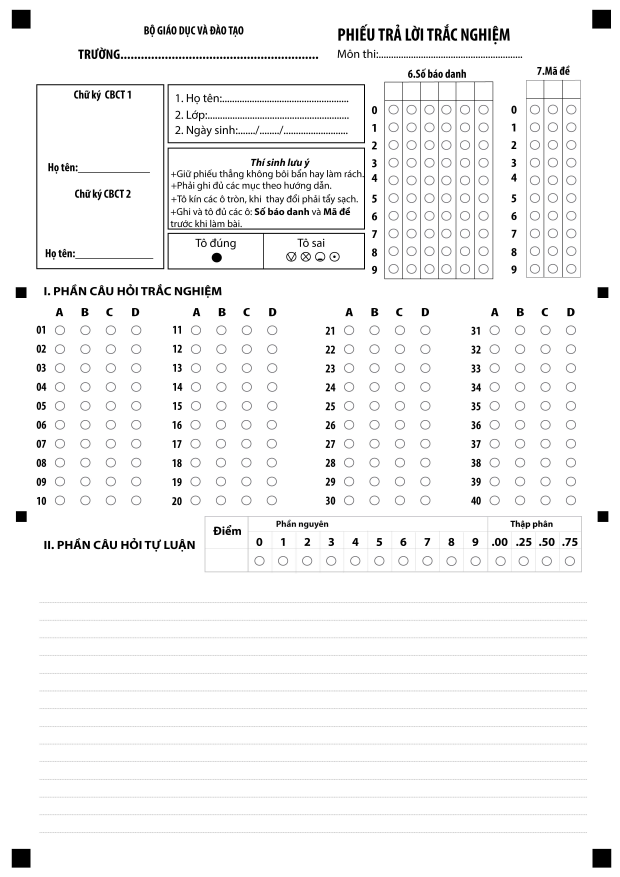
#> input picture data/evaluation/unseen_templates/raw/unseen_omr_01.jpg, 2480 x 3507 px (shown at 1/4 size)
$ python -i standardize_dataset.py   (imports and definitions only)
#> lines starting #> are read from the running program, lines starting #| are printed output that depends on the picture; after the words box and inside, x2 and y2 are one past the last pixel; in counts of white or black regions, pixels touching at a corner belong together
"""
Standardize exam-sheet photos for YOLO annotation and OMR processing.

Drop raw phone photos into:  data/input/
Run:  python ai/standardization/standardize_dataset.py
Outputs appear in:  data/standardized/

Four outputs per image:
  corrected/   perspective-corrected color A4 image
  readable/    grayscale + enhanced contrast, used for YOLO / Roboflow
  binary/      adaptive threshold, used for OMR bubble detection
  debug/       original image with detected contour and method label

Three detection methods tried in order:
  markers    — finds the 4 black corner registration squares (most robust)
  paper_mask — finds the bright paper area against the background
  edges      — edge-based page boundary (last resort before fallback)
  fallback   — simple crop + resize if all detection methods fail
"""

from pathlib import Path
import argparse
import cv2
import numpy as np


A4_WIDTH  = 1240
A4_HEIGHT = 1754

_PROJECT_ROOT = Path(__file__).resolve().parent.parent.parent
DEFAULT_INPUT  = str(_PROJECT_ROOT / "data" / "input")
DEFAULT_OUTPUT = str(_PROJECT_ROOT / "data" / "standardized")


# ── Geometry helpers ───────────────────────────────────────────────────────────

def order_points(pts):
    """Order 4 points as: top-left, top-right, bottom-right, bottom-left."""
    pts = pts.reshape(4, 2).astype("float32")
    ordered = np.zeros((4, 2), dtype="float32")
    s = pts.sum(axis=1)
    d = np.diff(pts, axis=1).ravel()
    ordered[0] = pts[np.argmin(s)]   # TL
    ordered[2] = pts[np.argmax(s)]   # BR
    ordered[1] = pts[np.argmin(d)]   # TR
    ordered[3] = pts[np.argmax(d)]   # BL
    return ordered


def resize_for_processing(image, max_width=1600):
    """Downscale large images for faster detection. Returns (resized, scale)."""
    h, w = image.shape[:2]
    if w <= max_width:
        return image.copy(), 1.0
    scale = max_width / w
    resized = cv2.resize(image, (int(w * scale), int(h * scale)), interpolation=cv2.INTER_AREA)
    return resized, scale


def quad_rectangularity(pts):
    """
    Return the maximum interior-angle deviation from 90° across all 4 corners.
    A perfect rectangle scores 0. A badly skewed quad scores high (up to ~90).
    """
    pts = order_points(pts.reshape(4, 2))
    max_err = 0.0
    for i in range(4):
        p_prev = pts[(i - 1) % 4]
        p_curr = pts[i]
        p_next = pts[(i + 1) % 4]
        v1 = p_prev - p_curr
        v2 = p_next - p_curr
        norm = np.linalg.norm(v1) * np.linalg.norm(v2)
        if norm < 1e-6:
            return 90.0
        cos_a = np.clip(np.dot(v1, v2) / norm, -1.0, 1.0)
        angle = np.degrees(np.arccos(cos_a))
        max_err = max(max_err, abs(angle - 90.0))
    return max_err


def is_valid_page_quad(pts, image_shape, min_area_ratio=0.30, max_angle_err=30.0):
    """
    Check whether 4 points form a plausible full-page quadrilateral.
    Returns (valid: bool, score: float).
    Rejects quads where any interior angle deviates from 90° by more than max_angle_err,
    or where opposite edges differ by more than 1.8x (extreme perspective / wrong contour).
    """
    ih, iw = image_shape[:2]
    pts = order_points(pts.reshape(4, 2))   # ensure non-self-intersecting winding
    area = cv2.contourArea(pts)
    ratio = area / (iw * ih)
    if ratio < min_area_ratio:
        return False, 0.0
    _, _, w, h = cv2.boundingRect(pts.astype(np.int32))
    if w == 0 or h == 0:
        return False, 0.0
    ar = w / h
    a4 = A4_WIDTH / A4_HEIGHT
    err = min(abs(ar - a4), abs(ar - 1 / a4))
    if err > 0.55:
        return False, 0.0
    angle_err = quad_rectangularity(pts)
    if angle_err > max_angle_err:
        return False, 0.0
    # Reject quads where opposite edges differ by more than 1.8x.
    # A valid perspective shot from a reasonable angle has top/bottom and
    # left/right edges within ~1.5x of each other.  Larger ratios indicate
    # a wrong contour (e.g. desk included, or one corner at the image edge).
    tl, tr, br, bl = pts[0], pts[1], pts[2], pts[3]
    top_w   = float(np.linalg.norm(tr - tl))
    bot_w   = float(np.linalg.norm(br - bl))
    left_h  = float(np.linalg.norm(bl - tl))
    right_h = float(np.linalg.norm(br - tr))
    if top_w > 0 and bot_w > 0 and max(top_w / bot_w, bot_w / top_w) > 1.8:
        return False, 0.0
    if left_h > 0 and right_h > 0 and max(left_h / right_h, right_h / left_h) > 1.8:
        return False, 0.0
    return True, ratio - err * 0.5 - angle_err * 0.01


# ── Detection method 1: registration markers ──────────────────────────────────

def find_page_by_markers(image):
    """
    Detect the 4 solid black squares printed near each corner of the exam sheet.

    These registration markers are the most distinctive feature on every sheet
    layout. Detecting them directly gives more precise corner alignment than
    looking at the overall page boundary.

    Returns (contour, "markers") or (None, reason_string).
    """
    resized, scale = resize_for_processing(image, max_width=1600)
    gray = cv2.cvtColor(resized, cv2.COLOR_BGR2GRAY)
    h, w = resized.shape[:2]

    # Threshold at 120: captures markers that appear dark gray in photos taken
    # under bright or uneven lighting (where solid black squares scan as ~100-120).
    # This is safe because pencil-filled bubbles are ~140-180 gray and still excluded.
    _, dark = cv2.threshold(gray, 120, 255, cv2.THRESH_BINARY_INV)

    # Use a 2x2 kernel — 3x3 erodes small markers (20–30px wide) too aggressively.
    k = cv2.getStructuringElement(cv2.MORPH_RECT, (2, 2))
    dark = cv2.morphologyEx(dark, cv2.MORPH_OPEN, k)

    contours, _ = cv2.findContours(dark, cv2.RETR_EXTERNAL, cv2.CHAIN_APPROX_SIMPLE)
    if not contours:
        return None, "markers_no_dark_blobs"

    candidates = []
    for cnt in contours:
        area = cv2.contourArea(cnt)
        # Markers can be as small as 15x15px on compressed images, or as large
        # as ~245x245px when the sheet fills the frame in a close-up phone shot.
        if area < 150 or area > 60000:
            continue
        bx, by, bw, bh = cv2.boundingRect(cnt)
        if bh == 0:
            continue
        if not (0.4 < bw / bh < 2.5):          # square-ish
            continue
        if area / (bw * bh) < 0.65:            # solid fill (not hollow)
            continue
        candidates.append((bx + bw / 2, by + bh / 2))

    if len(candidates) < 4:
        return None, f"markers_only_{len(candidates)}_found"

    # Pick the registration marker in the outer 25% zone near each corner.
    # Corner registration markers are always very close to the sheet edge.
    # Internal section-separator squares (same dark-square appearance) live
    # in the interior (30–70% of the image) and must not be selected.
    # If any corner zone has no candidate, fall through to the next method.
    # Order: TL → TR → BR → BL (clockwise) so the polygon is non-self-intersecting.
    ef = 0.25  # edge fraction: search within 25% of each corner
    corner_zones = [
        (0,         0,         w * ef,     h * ef,     0, 0),   # TL
        (w*(1-ef),  0,         w,          h * ef,     w, 0),   # TR
        (w*(1-ef),  h*(1-ef),  w,          h,          w, h),   # BR
        (0,         h*(1-ef),  w * ef,     h,          0, h),   # BL
    ]

    corners = []
    for zx1, zy1, zx2, zy2, rx, ry in corner_zones:
        in_zone = [(cx, cy) for cx, cy in candidates if zx1 <= cx < zx2 and zy1 <= cy < zy2]
        if not in_zone:
            return None, "markers_not_in_corner_zone"
        best = min(in_zone, key=lambda p: (p[0] - rx) ** 2 + (p[1] - ry) ** 2)
        corners.append(best)

    # Validate that opposite edges are consistent length (within 20%).
    tl, tr, br, bl = [np.array(c) for c in corners]
    top_w   = float(np.linalg.norm(tr - tl))
    bot_w   = float(np.linalg.norm(br - bl))
    left_h  = float(np.linalg.norm(bl - tl))
    right_h = float(np.linalg.norm(br - tr))
    if top_w > 0 and bot_w > 0 and abs(top_w / bot_w - 1) > 0.20:
        return None, "markers_skewed_edges"
    if left_h > 0 and right_h > 0 and abs(left_h / right_h - 1) > 0.20:
        return None, "markers_skewed_edges"

    # Expand slightly outward so the page content beyond the markers is included.
    # Markers are typically 5–10 mm inside the page edge; 4% of image size covers that.
    cx_page = sum(c[0] for c in corners) / 4
    cy_page = sum(c[1] for c in corners) / 4
    margin = 0.04
    corners = [
        (cx + (cx - cx_page) * margin, cy + (cy - cy_page) * margin)
        for cx, cy in corners
    ]

    pts = (np.array(corners, dtype=np.float32) / scale).reshape(4, 1, 2)
    valid, _ = is_valid_page_quad(pts, image.shape, min_area_ratio=0.25)
    if not valid:
        return None, "markers_invalid_quad"

    return pts, "markers"


# ── Detection method 2: bright paper region ───────────────────────────────────

# [68 lines left out: functions find_page_by_paper_mask, find_page_by_edges, not called in this run]


# ── Detection orchestration ───────────────────────────────────────────────────

def find_page_contour(image):
    """
    Try all detection methods in order of reliability.
    Returns (contour_or_None, method_string).
    """
    for fn in (find_page_by_markers, find_page_by_paper_mask, find_page_by_edges):
        contour, method = fn(image)
        if contour is not None:
            return contour, method
    return None, "fallback"


# ── Image transformation ──────────────────────────────────────────────────────

def perspective_correct(image, contour):
    """Warp the detected page quad to a fixed A4-proportioned canvas."""
    src = order_points(contour)
    dst = np.array([
        [0,          0          ],
        [A4_WIDTH-1, 0          ],
        [A4_WIDTH-1, A4_HEIGHT-1],
        [0,          A4_HEIGHT-1],
    ], dtype="float32")
    M = cv2.getPerspectiveTransform(src, dst)
    return cv2.warpPerspective(image, M, (A4_WIDTH, A4_HEIGHT))


def fill_warp_artifacts(image):
    """
    Fill black corner triangles introduced by perspective warping with white.

    warpPerspective leaves black (0,0,0) pixels where the warped quad does not
    cover the output canvas. These confuse YOLO and adaptive thresholding.
    Only regions connected to the actual image corners are affected.
    """
    h, w = image.shape[:2]
    result = image.copy()
    fill_mask = np.zeros((h + 2, w + 2), dtype=np.uint8)

    for seed_x, seed_y in [(0, 0), (w - 1, 0), (0, h - 1), (w - 1, h - 1)]:
        if np.all(result[seed_y, seed_x] < 25):
            cv2.floodFill(result, fill_mask, (seed_x, seed_y),
                          (255, 255, 255), (25, 25, 25), (25, 25, 25))
    return result


# [11 lines left out: function fallback_resize, not called in this run]


# ── Image enhancement ─────────────────────────────────────────────────────────

def create_readable_image(corrected):
    """
    Produces a scan-like grayscale image: white background, dark marks, crisp text.
    Used for YOLO input and Roboflow annotation.

    Pipeline:
    1. Background normalization — downsample → large Gaussian → upsample gives a
       smooth estimate of the slow illumination gradient from phone-camera lighting.
       Dividing by this estimate maps paper → 255 and ink → proportionally darker,
       equivalent to a flatbed scanner's illumination normalization.
    2. CLAHE cleans up any residual local contrast variation.
    3. Unsharp mask keeps bubble circles and text edges crisp.
    """
    gray = cv2.cvtColor(corrected, cv2.COLOR_BGR2GRAY)

    # Background estimation: resize to 10%, dilate to fill dark content (bubbles,
    # text, markers), then blur.  Dilation takes the local maximum so dark ink
    # pixels are replaced by surrounding paper brightness before blurring.
    # Without dilation the blur tracks content density — regions with many filled
    # bubbles get a falsely low bg estimate and normalise to white.
    small = cv2.resize(gray, (0, 0), fx=0.1, fy=0.1, interpolation=cv2.INTER_AREA)
    # 9×9 kernel at 10% scale covers features up to ~45px at full scale —
    # large enough for bubbles (4–22px radius) and registration markers.
    k9 = cv2.getStructuringElement(cv2.MORPH_RECT, (9, 9))
    bg_small = cv2.GaussianBlur(cv2.dilate(small, k9), (0, 0), 10)
    bg = cv2.resize(bg_small, (gray.shape[1], gray.shape[0]), interpolation=cv2.INTER_LINEAR)
    bg = np.maximum(bg, 30)  # floor prevents division by ~0 in very dark corners

    normalized = np.clip(
        gray.astype(np.float32) / bg.astype(np.float32) * 255, 0, 255
    ).astype(np.uint8)

    # CLAHE first: amplifies local contrast before gamma.
    # In low-contrast phone photos the circle outlines may be only 5-10 gray
    # levels below the paper background after normalisation — gamma alone cannot
    # recover that.  CLAHE in small tiles stretches the local histogram so those
    # tiny differences become clearly visible, then gamma darkens the result.
    clahe = cv2.createCLAHE(clipLimit=3.0, tileGridSize=(8, 8))
    clahe_out = clahe.apply(normalized)

    # Gamma > 1: push contrasted midtones to clearly dark values.
    # With CLAHE having already spread the local range, gamma=2.0 is enough.
    gamma = 2.0
    gamma_table = np.array(
        [int(((i / 255.0) ** gamma) * 255 + 0.5) for i in range(256)], dtype=np.uint8
    )
    enhanced = cv2.LUT(clahe_out, gamma_table)

    blur = cv2.GaussianBlur(enhanced, (0, 0), 2.0)
    sharpened = cv2.addWeighted(enhanced, 1.5, blur, -0.5, 0)

    return np.clip(sharpened, 0, 255).astype(np.uint8)


def create_binary_image(readable):
    """
    Adaptive threshold for OMR bubble detection.

    Smaller block size (25 vs 31) and lower C (10 vs 15) give tighter,
    cleaner boundaries around filled bubbles.
    Morphological opening removes isolated noise pixels.
    """
    binary = cv2.adaptiveThreshold(
        readable, 255,
        cv2.ADAPTIVE_THRESH_GAUSSIAN_C,
        cv2.THRESH_BINARY,
        25,
        10,
    )
    k = cv2.getStructuringElement(cv2.MORPH_RECT, (2, 2))
    binary = cv2.morphologyEx(binary, cv2.MORPH_OPEN, k)
    return binary


# ── Debug visualization ───────────────────────────────────────────────────────

def draw_debug_image(image, contour, method):
    """Draw the detected page boundary and method name on the original image."""
    debug = image.copy()
    color = (0, 210, 0) if method != "fallback" else (0, 60, 255)
    if contour is not None:
        cv2.drawContours(debug, [contour.astype(np.int32)], -1, color, 8)
    cv2.putText(debug, f"[{method.upper()}]", (40, 90),
                cv2.FONT_HERSHEY_SIMPLEX, 1.6, color, 4, cv2.LINE_AA)
    return debug


# ── Per-image and batch orchestration ────────────────────────────────────────

def standardize_single_image(image_path, output_dirs, skip_existing=False):
    """
    Process one image end-to-end.
    Returns the detection method used, or 'skipped' / 'error'.
    """
#> called with output_dirs = 'out.png', skip_existing = False
    base = Path(image_path).stem

    if skip_existing and (output_dirs["readable"] / f"{base}_readable.png").exists():
        return "skipped"

    image = cv2.imread(str(image_path))
#> image is the input picture: shape (3507, 2480, 3); mean B, G, R 245.5, 245.4, 245.4
    if image is None:
        print(f"  [ERROR        ] Cannot read: {image_path.name}")
        return "error"

    contour, method = find_page_contour(image)
#> the loop in find_page_contour, `for fn in (find_page_by_markers, find_page_by_paper_mask, find_page_by..` made 1 pass
#> pass 1, in find_page_by_markers, `_, dark = cv2.threshold(gray, 120, 255, cv2.THRESH_BINARY_INV)`:
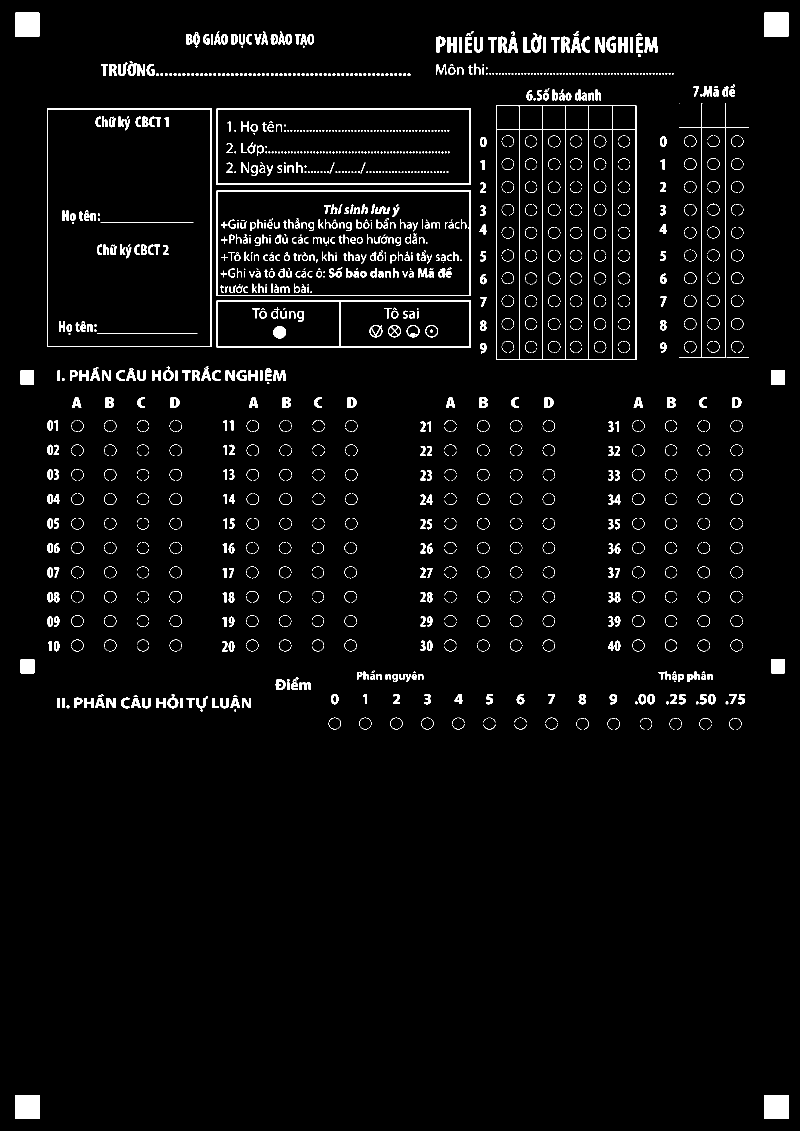
#> dark: shape (2262, 1600) (shown at 1/2 size); 3.2% white; 2457 white regions (1708 under 20 px), largest, box (x1, y1, x2, y2) and area: (992, 210, 1273, 720) 4926, (94, 217, 424, 694) 4010, (433, 217, 942, 370) 3789
#> pass 1, in find_page_by_markers, `dark = cv2.morphologyEx(dark, cv2.MORPH_OPEN, k)`:
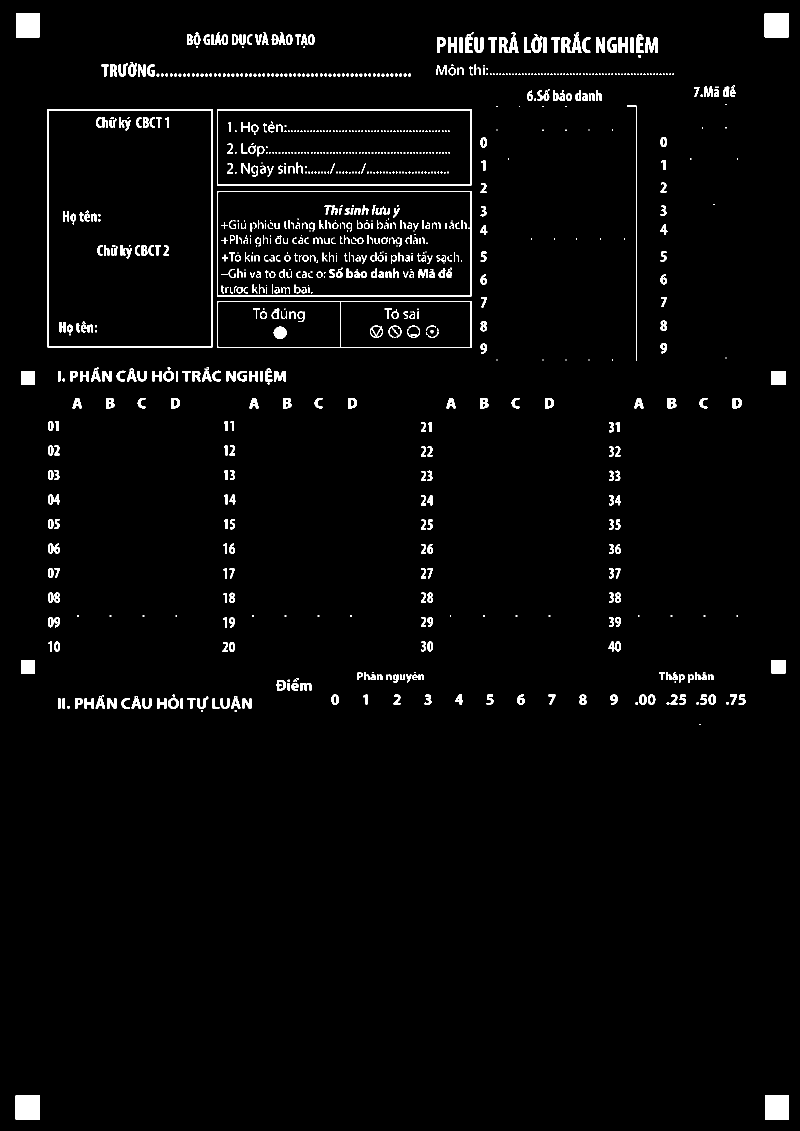
#> dark: shape (2262, 1600) (shown at 1/2 size); 2.6% white; 1018 white regions (393 under 20 px), largest, box (x1, y1, x2, y2) and area: (95, 218, 425, 695) 4010, (434, 218, 943, 371) 3789, (434, 382, 943, 593) 3072
#> contour = [[40.38, 11.18], [2454.3, 11.18], [2455.2, 3500.3], [39.57, 3500.3]]; method = 'markers'

    if contour is not None:
        corrected = perspective_correct(image, contour)
#> in perspective_correct, `src = order_points(contour)`: src has the same summary as contour in standardize_single_image
#> in perspective_correct, `M = cv2.getPerspectiveTransform(src, dst)`: M = [[0.513, 0.000119, -20.73], [-1.19e-16, 0.503, -5.62], [-2.56e-21, 1.91e-07, 1]]
#> in perspective_correct, `return cv2.warpPerspective(image, M, (A4_WIDTH, A4_HEIGHT))`:
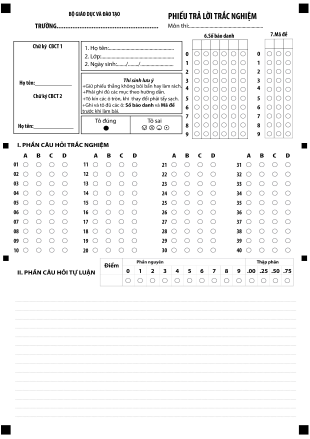
#> returned value: shape (1754, 1240, 3) (shown at 1/4 size); mean of channels 0, 1, 2 245.2, 245.1, 245.2; drawn as B, G, R
        corrected = fill_warp_artifacts(corrected)
        # Sanity check: if the warped image is almost pure white with very low
        # variance, the contour was wrong (e.g. markers from two sheets in frame,
        # or background warped instead of page). A correctly warped page — even a
        # mostly blank scanner sheet — always has printed content (text, bubble
        # circles, borders) giving std > ~10. Pure blank space has std < 5.
        gray_check = cv2.cvtColor(corrected, cv2.COLOR_BGR2GRAY)
        if gray_check.mean() > 235 and float(gray_check.std()) < 10:
            for fn, fallback_name in [
                (find_page_by_markers,   "markers"),
                (find_page_by_paper_mask, "paper_mask"),
                (find_page_by_edges,     "edges"),
            ]:
                if fallback_name == method:
                    continue
                contour2, method2 = fn(image)
                if contour2 is None:
                    continue
                corrected2 = perspective_correct(image, contour2)
                corrected2 = fill_warp_artifacts(corrected2)
                check2 = cv2.cvtColor(corrected2, cv2.COLOR_BGR2GRAY).mean()
                if check2 < gray_check.mean():
                    corrected, contour, method = corrected2, contour2, method2
                    gray_check = cv2.cvtColor(corrected, cv2.COLOR_BGR2GRAY)
                if gray_check.mean() < 235:
                    break
    else:
        corrected = fallback_resize(image)

    readable = create_readable_image(corrected)
#> in create_readable_image, `small = cv2.resize(gray, (0, 0), fx=0.1, fy=0.1, interpolation=cv2.INT..`:
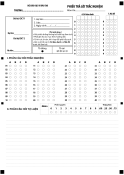
#> small: shape (175, 124); min 0, max 255, mean 245.1
#> in create_readable_image, `enhanced = cv2.LUT(clahe_out, gamma_table)`:
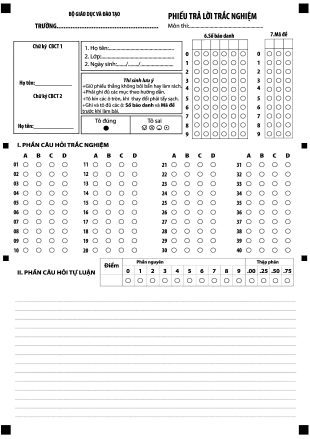
#> enhanced: shape (1754, 1240) (shown at 1/4 size); min 0, max 255, mean 241.6
#> in create_readable_image, `blur = cv2.GaussianBlur(enhanced, (0, 0), 2.0)`:
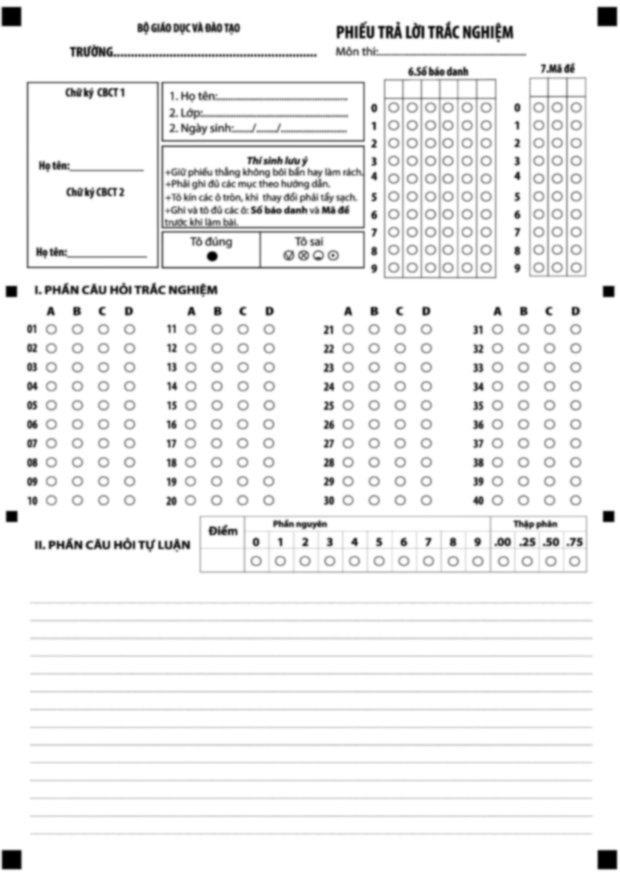
#> blur: shape (1754, 1240) (shown at 1/2 size); min 0, max 255, mean 241.6
    binary   = create_binary_image(readable)
#> (the rest of the program and of its run is left out)
